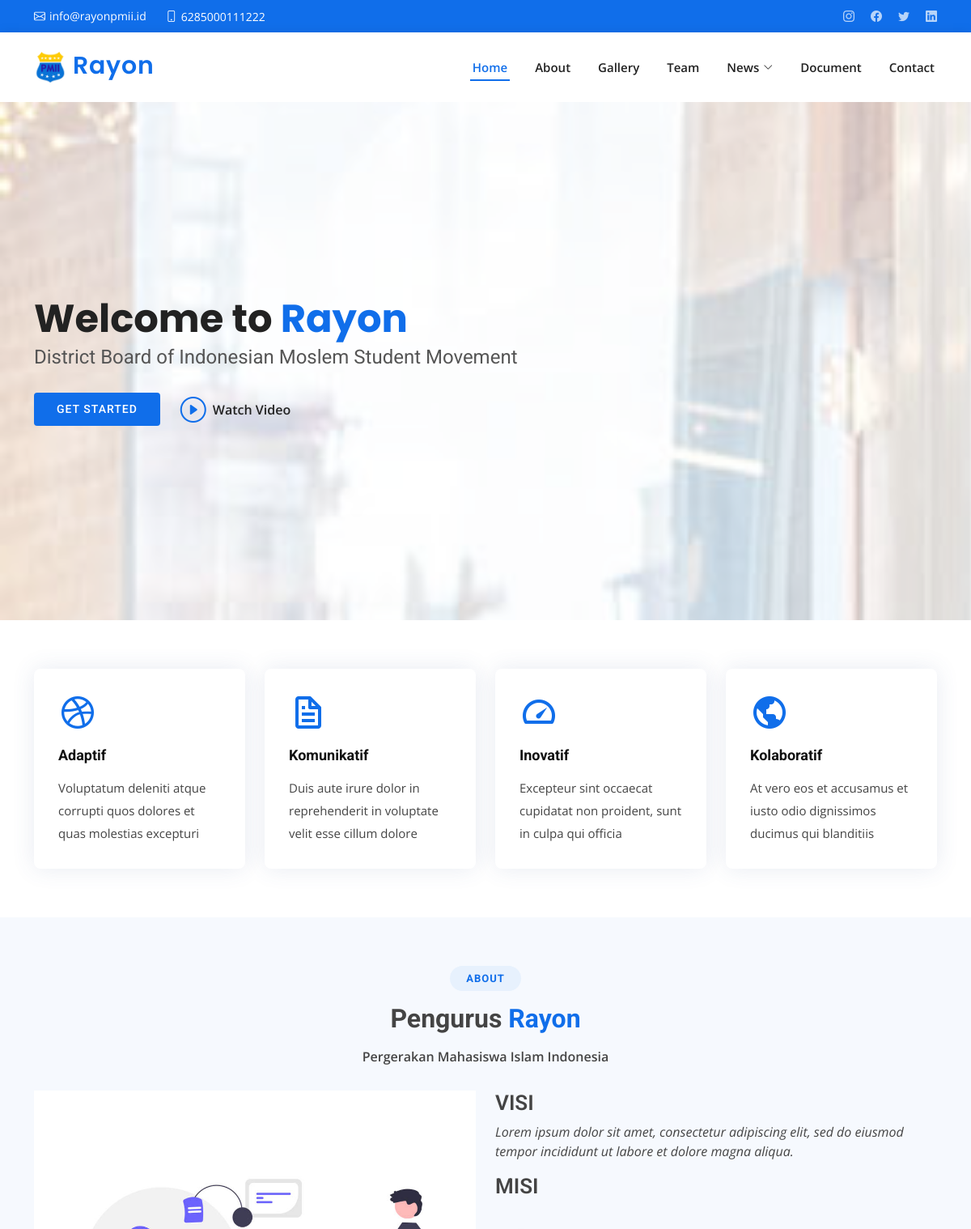
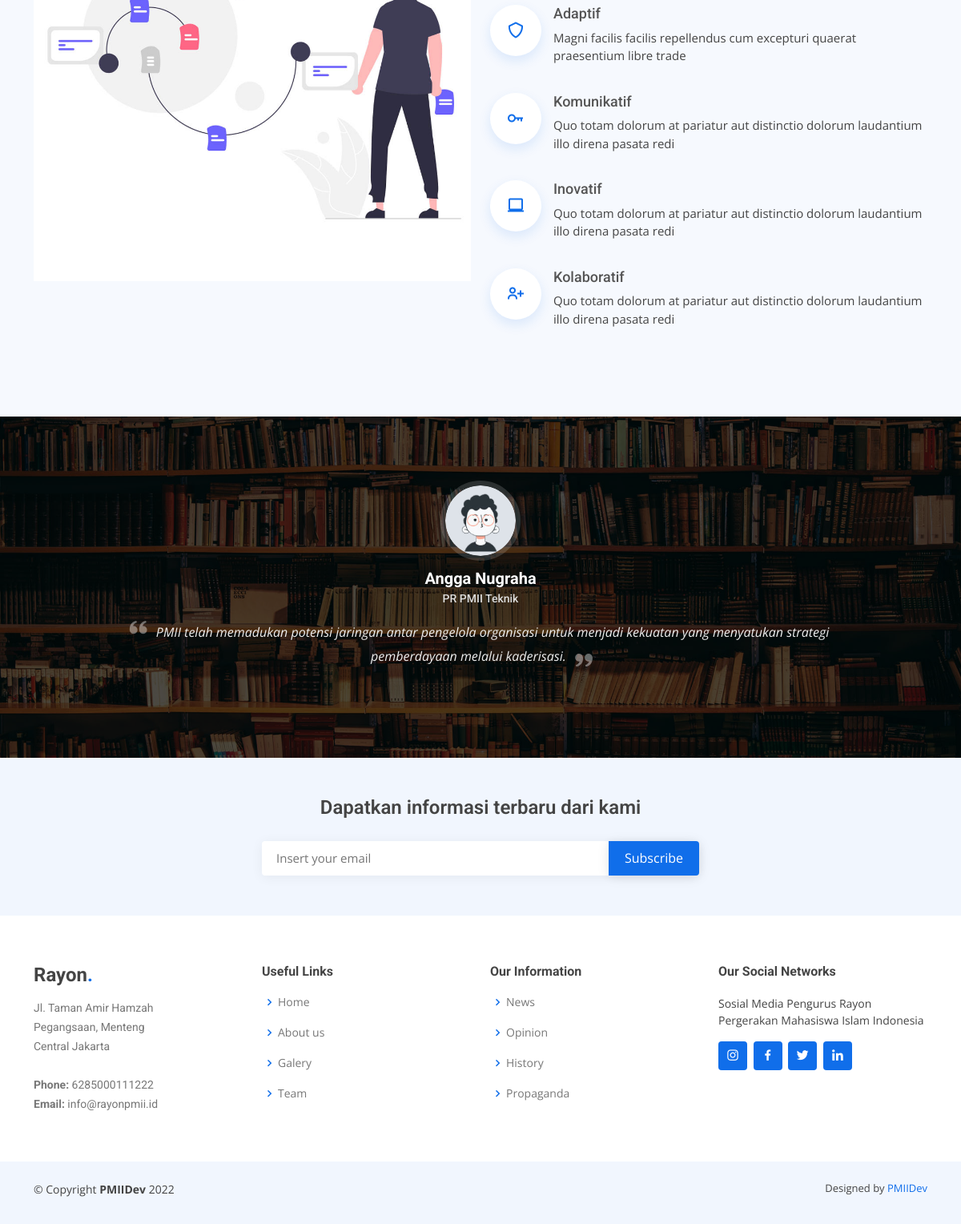
The page / on the database its author committed (2 pictures, top to bottom).
### tables this page shows
CREATE TABLE `tbl_site` (
  `site_id` int(11) NOT NULL,
  `site_name` varchar(100) DEFAULT NULL,
  `site_title` varchar(200) DEFAULT NULL,
  `site_description` text DEFAULT NULL,
  `site_favicon` varchar(50) DEFAULT NULL,
  `site_logo_header` varchar(50) DEFAULT NULL,
  `site_logo_footer` varchar(50) DEFAULT NULL,
  `site_logo_big` varchar(50) DEFAULT NULL,
  `site_facebook` varchar(150) DEFAULT NULL,
  `site_twitter` varchar(150) DEFAULT NULL,
  `site_instagram` varchar(150) DEFAULT NULL,
  `site_pinterest` varchar(150) DEFAULT NULL,
  `site_linkedin` varchar(150) DEFAULT NULL,
  `site_wa` varchar(15) DEFAULT NULL,
  `site_mail` varchar(150) DEFAULT NULL
);

CREATE TABLE `tbl_testimonial` (
  `testimonial_id` int(11) NOT NULL,
  `testimonial_name` varchar(50) DEFAULT NULL,
  `testimonial_org` varchar(50) DEFAULT NULL,
  `testimonial_content` text DEFAULT NULL,
  `testimonial_image` varchar(50) DEFAULT NULL,
  `testimonial_created_at` timestamp NULL DEFAULT current_timestamp()
);

### application/controllers/Home.php (called while the page is built, shortened)
<?php
class Home extends CI_Controller
{
	function __construct()
	{
		$this->load->model('Visitor_model', 'visitor_model');
		$this->load->model('Home_model', 'home_model');
		$this->load->model('Site_model', 'site_model');
		$this->load->helper('text');
	}
	function index()
	{
		$site = $this->site_model->get_site_data()->row_array();
		$data['site_name'] = $site['site_name'];
		$data['site_title'] = $site['site_title'];
		$data['site_desc'] = $site['site_description'];
		$data['site_image'] = $site['site_logo_big'];
		$data['site_ig'] = $site['site_instagram'];
		$data['site_fb'] = $site['site_facebook'];
		$data['site_twit'] = $site['site_twitter'];
		$data['site_linked'] = $site['site_linkedin'];
		$data['site_wa'] = $site['site_wa'];
		$data['site_mail'] = $site['site_mail'];
		$data['post_header'] = $this->home_model->get_post_header();
		$data['post_header_2'] = $this->home_model->get_post_header_2();
		$data['post_header_3'] = $this->home_model->get_post_header_3();
		$data['latest_post'] = $this->home_model->get_latest_post();
		$data['popular_post'] = $this->home_model->get_popular_post();
		$home = $this->db->get('tbl_home', 1)->row();
		$data['caption_1'] = $home->home_caption_1;
		$data['caption_2'] = $home->home_caption_2;
		$data['bg_header'] = $home->home_bg_heading;
		$data['bg_testimoni'] = $home->home_bg_testimonial;
		$data['bg_testimoni2'] = $home->home_bg_testimonial2;
		$data['testimonial'] = $this->db->get('tbl_testimonial');
		$data['member'] = $this->db->get('tbl_member');
		$site_info = $this->db->get('tbl_site', 1)->row();
		$data['logo'] =  $site_info->site_logo_header;
		$data['icon'] = $site_info->site_favicon;
		$about = $this->db->get('tbl_about', 1)->row();
		$data['about_img'] = $about->about_image;
		$data['about_desc'] = $about->about_description;
		$data['header'] = $this->load->view('layout/header', $data, TRUE);
		$data['footer'] = $this->load->view('layout/footer', '', TRUE);
		$this->load->view('home_view', $data);
	}
}

### index.php (called while the page is built, shortened)
<?php
require_once BASEPATH.'core/CodeIgniter.php';

### application/models/Site_model.php (called while the page is built, shortened)
<?php
class Site_model extends CI_Model
{
	function get_site_data()
	{
		$query = $this->db->get('tbl_site', 1);
		return $query;
	}
}

### application/views/home_view.php (the view, shortened to what this page needs)
<!DOCTYPE html>
<html lang="en">
<head>
    <link href="<?= base_url() ?>assets/frontend/vendor/aos/aos.css" rel="stylesheet">
    <link href="<?= base_url() ?>assets/frontend/vendor/bootstrap/css/bootstrap.min.css" rel="stylesheet">
    <link href="<?= base_url() ?>assets/frontend/vendor/bootstrap-icons/bootstrap-icons.css" rel="stylesheet">
    <link href="<?= base_url() ?>assets/frontend/vendor/boxicons/css/boxicons.min.css" rel="stylesheet">
    <link href="<?= base_url() ?>assets/frontend/vendor/glightbox/css/glightbox.min.css" rel="stylesheet">
    <link href="<?= base_url() ?>assets/frontend/vendor/swiper/swiper-bundle.min.css" rel="stylesheet">
    <link href="<?= base_url() ?>assets/frontend/css/style.css" rel="stylesheet">
</head>
<body>
    <?= $header; ?>
    <section id="hero" class="d-flex align-items-center">
        <div class="container" data-aos="zoom-out" data-aos-delay="100">
            <h1><?= $caption_1; ?> <span><?= $site_name; ?></span></h1>
            <h2><?= $caption_2; ?></h2>
            <div class="d-flex">
                <a href="#about" class="btn-get-started scrollto">Get Started</a>
                <a href="https://www.youtube.com/watch?v=EvOiPmEtAPQ" class="glightbox btn-watch-video"><i class="bi bi-play-circle"></i><span>Watch Video</span></a>
            </div>
        </div>
    </section>
    <main id="main">
        <section id="featured-services" class="featured-services">
            <div class="container" data-aos="fade-up">
                <div class="row">
                    <div class="col-md-6 col-lg-3 d-flex align-items-stretch mb-5 mb-lg-0">
                        <div class="icon-box" data-aos="fade-up" data-aos-delay="100">
                            <div class="icon"><i class="bx bxl-dribbble"></i></div>
                            <h4 class="title"><a href="">Adaptif</a></h4>
                            <p class="description">Voluptatum deleniti atque corrupti quos dolores et quas molestias excepturi</p>
                        </div>
                    </div>
                    <div class="col-md-6 col-lg-3 d-flex align-items-stretch mb-5 mb-lg-0">
                        <div class="icon-box" data-aos="fade-up" data-aos-delay="200">
                            <div class="icon"><i class="bx bx-file"></i></div>
                            <h4 class="title"><a href="">Komunikatif</a></h4>
                            <p class="description">Duis aute irure dolor in reprehenderit in voluptate velit esse cillum dolore</p>
                        </div>
                    </div>
                    <div class="col-md-6 col-lg-3 d-flex align-items-stretch mb-5 mb-lg-0">
                        <div class="icon-box" data-aos="fade-up" data-aos-delay="300">
                            <div class="icon"><i class="bx bx-tachometer"></i></div>
                            <h4 class="title"><a href="">Inovatif</a></h4>
                            <p class="description">Excepteur sint occaecat cupidatat non proident, sunt in culpa qui officia</p>
                        </div>
                    </div>
                    <div class="col-md-6 col-lg-3 d-flex align-items-stretch mb-5 mb-lg-0">
                        <div class="icon-box" data-aos="fade-up" data-aos-delay="400">
                            <div class="icon"><i class="bx bx-world"></i></div>
                            <h4 class="title"><a href="">Kolaboratif</a></h4>
                            <p class="description">At vero eos et accusamus et iusto odio dignissimos ducimus qui blanditiis</p>
                        </div>
                    </div>
                </div>
            </div>
        </section>
        <section id="about" class="about section-bg">
            <div class="container" data-aos="fade-up">
                <div class="section-title">
                    <h2>About</h2>
                    <h3>Pengurus <span>Rayon</span></h3>
                    <p>Pergerakan Mahasiswa Islam Indonesia</p>
                </div>
                <div class="row">
                    <div class="col-lg-6" data-aos="fade-right" data-aos-delay="100">
                        <img src="assets/frontend/img/about1.jpg" class="img-fluid" alt="">
                    </div>
                    <div class="col-lg-6 pt-4 pt-lg-0 content d-flex flex-column justify-content-center" data-aos="fade-up" data-aos-delay="100">
                        <h3>VISI</h3>
                        <p class="fst-italic">
                            Lorem ipsum dolor sit amet, consectetur adipiscing elit, sed do eiusmod tempor incididunt ut labore et dolore
                            magna aliqua.
                        </p>
                        <h3>MISI</h3>
                        <ul>
                            <li>
                                <i class="bx bx-shield"></i>
                                <div>
                                    <h5>Adaptif</h5>
                                    <p>Magni facilis facilis repellendus cum excepturi quaerat praesentium libre trade</p>
                                </div>
                            </li>
                            <li>
                                <i class="bx bx-key"></i>
                                <div>
                                    <h5>Komunikatif</h5>
                                    <p>Quo totam dolorum at pariatur aut distinctio dolorum laudantium illo direna pasata redi</p>
                                </div>
                            </li>
                            <li>
                                <i class="bx bx-laptop"></i>
                                <div>
                                    <h5>Inovatif</h5>
                                    <p>Quo totam dolorum at pariatur aut distinctio dolorum laudantium illo direna pasata redi</p>
                                </div>
                            </li>
                            <li>
                                <i class="bx bx-user-plus"></i>
                                <div>
                                    <h5>Kolaboratif</h5>
                                    <p>Quo totam dolorum at pariatur aut distinctio dolorum laudantium illo direna pasata redi</p>
                                </div>
                            </li>
                        </ul>
                    </div>
                </div>
            </div>
        </section>
        <section id="testimonials" class="testimonials">
            <div class="container" data-aos="zoom-in">
                <div class="testimonials-slider swiper" data-aos="fade-up" data-aos-delay="100">
                    <div class="swiper-wrapper">
                        <?php foreach ($testimonial->result() as $test) : ?>
                            <div class="swiper-slide">
                                <div class="testimonial-item">
                                    <img src="<?= base_url() . 'assets/backend/images/testi/' . $test->testimonial_image; ?>" class="testimonial-img" alt="">
                                    <h3><?= $test->testimonial_name; ?></h3>
                                    <h4><?= $test->testimonial_org; ?></h4>
                                    <p>
                                        <i class="bx bxs-quote-alt-left quote-icon-left"></i>
                                        <?= $test->testimonial_content; ?>
                                        <i class="bx bxs-quote-alt-right quote-icon-right"></i>
                                    </p>
                                </div>
                            </div>
                        <?php endforeach; ?>
                    </div>
                </div>
            </div>
        </section>
    </main>
    <?= $footer; ?>
</body>
</html>

### application/views/layout/header.php (shortened to what this page needs)
<section id="topbar" class="d-flex align-items-center">
    <div class="container d-flex justify-content-center justify-content-md-between">
        <div class="contact-info d-flex align-items-center">
            <i class="bi bi-envelope d-flex align-items-center"><a href="mailto:<?= $site_mail; ?>"><?= $site_mail; ?></a></i>
            <i class="bi bi-phone d-flex align-items-center ms-4"><span><?= $site_wa; ?></span></i>
        </div>
        <div class="social-links d-none d-md-flex align-items-center">
            <a href="<?= $site_ig; ?>" class="instagram"><i class="bi bi-instagram"></i></a>
            <a href="<?= $site_fb; ?>" class="facebook"><i class="bi bi-facebook"></i></a>
            <a href="<?= $site_twit; ?>" class="twitter"><i class="bi bi-twitter"></i></a>
            <a href="<?= $site_linked; ?>" class="linkedin"><i class="bi bi-linkedin"></i></i></a>
        </div>
    </div>
</section>
<header id="header" class="d-flex align-items-center">
    <div class="container d-flex align-items-center justify-content-between">
        <h1 class="logo"><a href="<?= base_url() ?>"><img src="<?= base_url() . 'assets/frontend/images/' . $logo; ?>"> <span><?= $site_name; ?></span></a></h1>
        <nav id="navbar" class="navbar">
            <ul>
                <li><a class="nav-link scrollto active" href="<?= base_url() ?>#hero">Home</a></li>
                <li><a class="nav-link scrollto" href="<?= base_url() ?>#about">About</a></li>
                <li><a class="nav-link scrollto " href="<?= base_url() ?>gallery">Gallery</a></li>
                <li><a class="nav-link scrollto" href="<?= base_url() ?>team">Team</a></li>
                <li class="dropdown"><a href="<?= base_url() ?>post"><span>News</span> <i class="bi bi-chevron-down"></i></a>
                </li>
                <li><a class="nav-link scrollto" href="<?= base_url() ?>document">Document</a></li>
                <li><a class="nav-link scrollto" href="<?= base_url() ?>contact">Contact</a></li>
            </ul>
        </nav>
    </div>
</header>

### application/views/layout/footer.php (shortened to what this page needs)
<footer id="footer">
    <div class="footer-newsletter">
        <div class="container">
            <div class="row justify-content-center">
                <div class="col-lg-6">
                    <h4>Dapatkan informasi terbaru dari kami</h4>
                    <form action="<?= site_url('subscribe'); ?>" method="post">
                        <input type="email" name="email" placeholder="Insert your email">
                        <input type="submit" value="Subscribe">
                    </form>
                </div>
            </div>
        </div>
    </div>
    <div class="footer-top">
        <div class="container">
            <div class="row">
                <div class="col-lg-3 col-md-6 footer-contact">
                    <h3>Rayon<span>.</span></h3>
                    <p>
                        Jl. Taman Amir Hamzah <br>
                        Pegangsaan, Menteng<br>
                        Central Jakarta <br><br>
                        <strong>Phone:</strong> <?= $site_wa; ?><br>
                        <strong>Email:</strong> <?= $site_mail; ?><br>
                    </p>
                </div>
                <div class="col-lg-3 col-md-6 footer-links">
                    <h4>Useful Links</h4>
                    <ul>
                        <li><i class="bx bx-chevron-right"></i> <a href="#">Home</a></li>
                        <li><i class="bx bx-chevron-right"></i> <a href="#">About us</a></li>
                        <li><i class="bx bx-chevron-right"></i> <a href="#">Galery</a></li>
                        <li><i class="bx bx-chevron-right"></i> <a href="#">Team</a></li>
                    </ul>
                </div>
                <div class="col-lg-3 col-md-6 footer-links">
                    <h4>Our Information</h4>
                    <ul>
                        <li><i class="bx bx-chevron-right"></i> <a href="#">News</a></li>
                        <li><i class="bx bx-chevron-right"></i> <a href="#">Opinion</a></li>
                        <li><i class="bx bx-chevron-right"></i> <a href="#">History</a></li>
                        <li><i class="bx bx-chevron-right"></i> <a href="#">Propaganda</a></li>
                    </ul>
                </div>
                <div class="col-lg-3 col-md-6 footer-links">
                    <h4>Our Social Networks</h4>
                    <p>Sosial Media <?= $site_title; ?></p>
                    <div class="social-links mt-3">
                        <a href="<?= $site_ig; ?>" class="instagram"><i class="bx bxl-instagram"></i></a>
                        <a href="<?= $site_fb; ?>" class="facebook"><i class="bx bxl-facebook"></i></a>
                        <a href="<?= $site_twit; ?>" class="twitter"><i class="bx bxl-twitter"></i></a>
                        <a href="<?= $site_linked; ?>" class="linkedin"><i class="bx bxl-linkedin"></i></a>
                    </div>
                </div>
            </div>
        </div>
    </div>
    <div class="container py-4">
        <div class="copyright">
            &copy; Copyright <strong><span>PMIIDev</span></strong> <?= date('Y') ?>
        </div>
        <div class="credits">
            Designed by <a href="https://instagram.com/pmiidev">PMIIDev</a>
        </div>
    </div>
</footer>

### rows shown on the page
tbl_site: site_mail "info@rayonpmii.id", site_wa "6285000111222", site_logo_header (picture), site_name "Rayon", site_title "Pengurus Rayon Pergerakan Mahasiswa Islam Indonesia"
tbl_testimonial: testimonial_image (picture), testimonial_name "Angga Nugraha", testimonial_org "PR PMII Teknik", testimonial_content "PMII telah memadukan potensi jaringan antar pengelola organisasi untuk menjadi kekuatan yang menyatukan strategi pemberdayaan melalui kaderisasi."

### other values the page prints
$caption_1 "Welcome to"
$caption_2 "District Board of Indonesian Moslem Student Movement"
